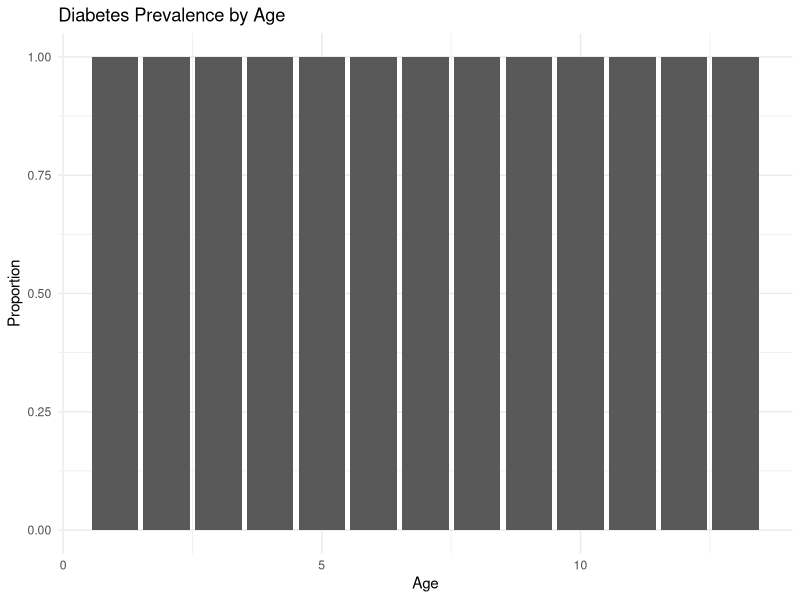

Reproduce this figure in R.
# 03_make_output.R
library(ggplot2)

clean_data <- read.csv("data/clean_data.csv")

# Example figure: diabetes prevalence by age
fig <- ggplot(clean_data, aes(x = Age, fill = Diabetes_binary)) +
  geom_bar(position = "fill") +
  labs(y = "Proportion", title = "Diabetes Prevalence by Age") +
  theme_minimal()

ggsave("output/diabetes_by_age.png", fig, width = 6, height = 4)
cat("✅ Figure saved to output/diabetes_by_age.png\n")

